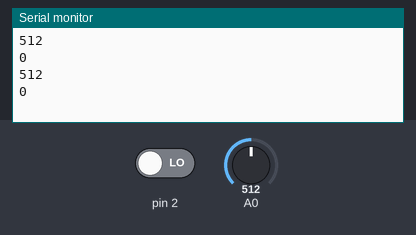
Simulated run of this sketch. Board: Arduino Uno, built with avr-gcc and run on an emulated ATmega328P. Shown: the last lines printed to the serial monitor. The test bench sets the inputs (shaded band); at power-on: pin 2 LOW, A0 = 512.

Above: at 1.8 s.
1.9 s: pin 2 driven HIGH
At 2.8 s:
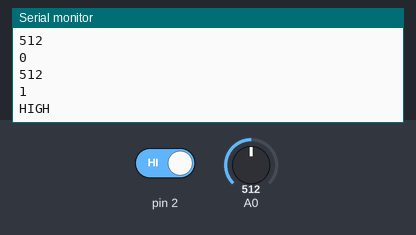
4.5 s: A0 set to 716
At 5.6 s:
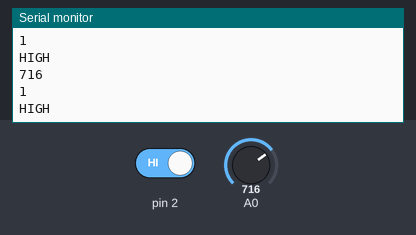
6.0 s: A0 set to 900
At 6.4 s:
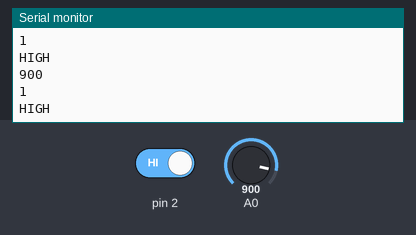
Timing chart, 0 to 9.0 s (numbered marks = the images above; inputs shaded):
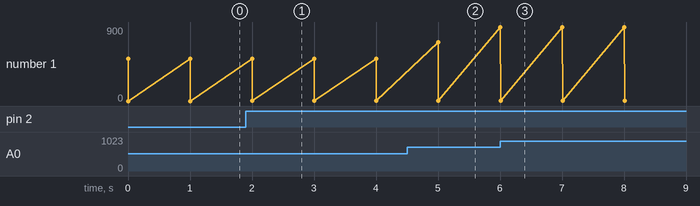

The sketch:

mq5_exam.ino
```cpp
void setup() {
  // put your setup code here, to run once:
pinMode(2, INPUT);
Serial.begin(9600);
}

void loop() {
  // put your main code here, to run repeatedly:
int value = analogRead(0);
int limit = digitalRead(2);

Serial.println(value);
Serial.println(limit);
if(limit == HIGH) {
Serial.println("HIGH");
}
 delay(1000);
}
```

Measured:
- after the input at 1.9 s, the serial monitor: prints a new line after 0.11 s (image 1)
- after the input at 4.5 s, the serial monitor: prints a new line after 0.50 s (image 2)
- after the input at 6.0 s, the serial monitor: prints a new line at once (image 3)
- plotted number 1: 0 → 1 after the input at 1.9 s
